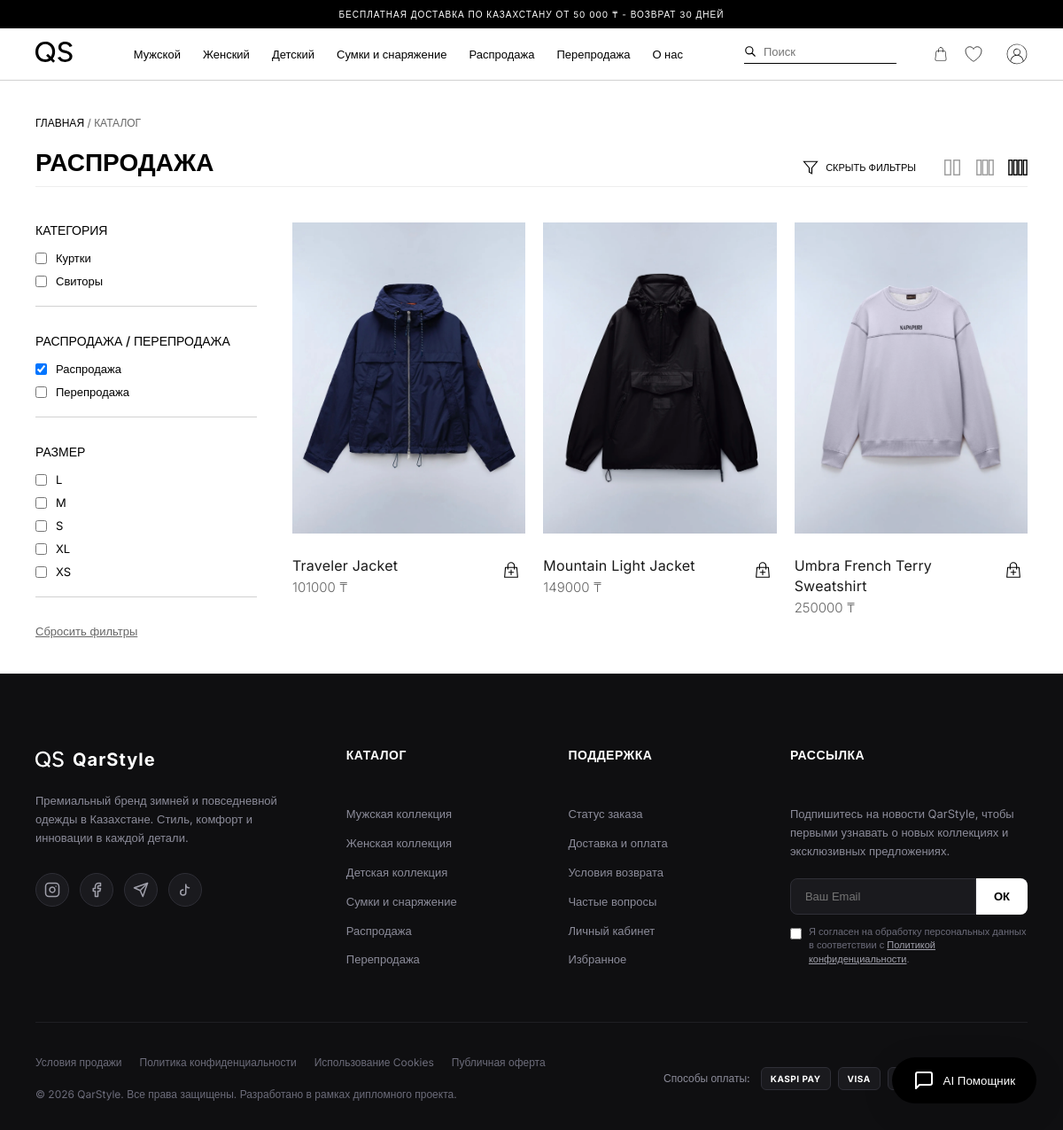
Before: /catalog/?sale=1 (signed in) with the older database file.
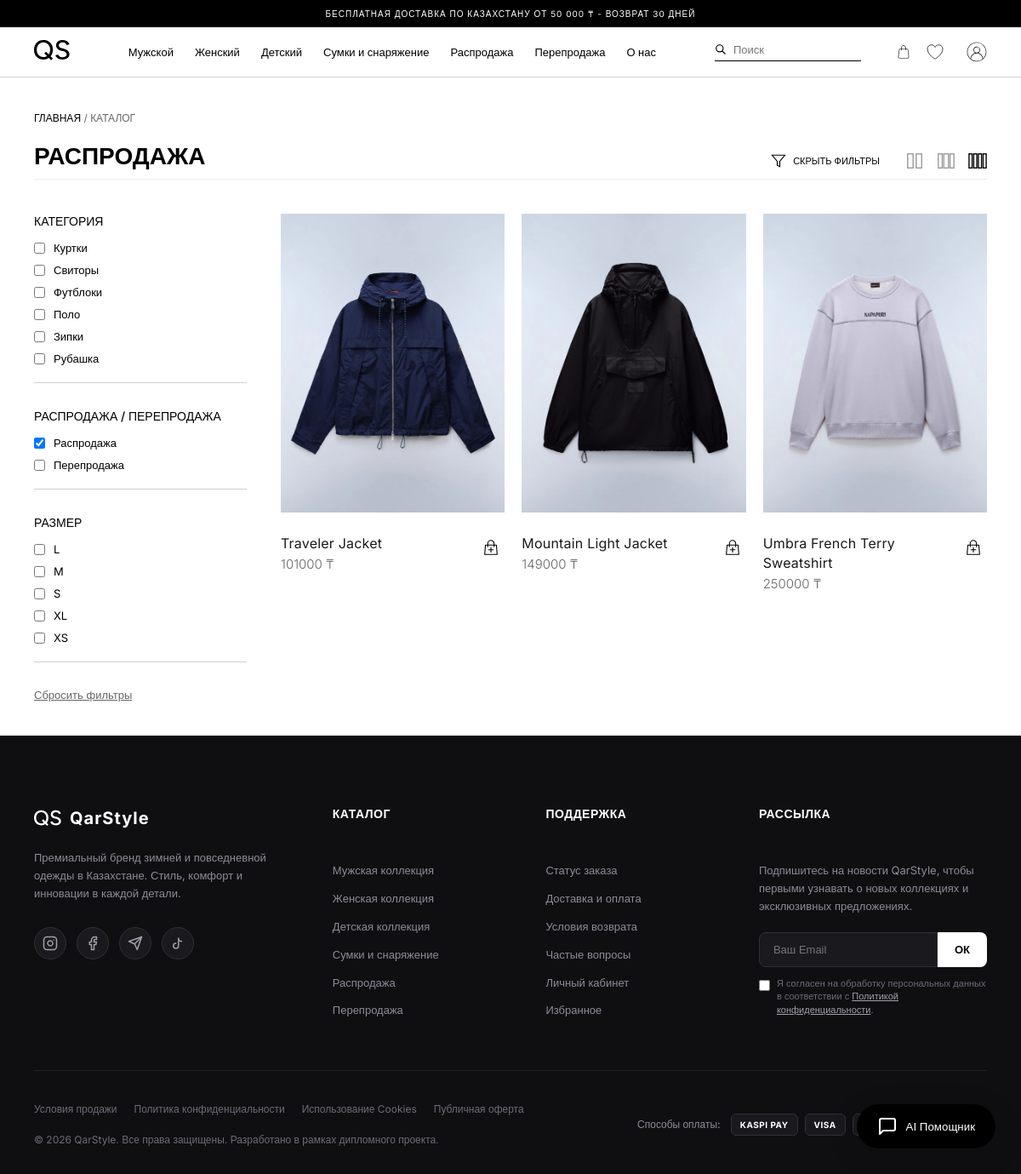
After: the same page with the newer database file.
### store/models.py (models this page shows, shortened)
class Category(models.Model):
    name = models.CharField(max_length=100, verbose_name="Название")
    slug = models.SlugField(unique=True, verbose_name="URL-имя")
    class Meta:
        verbose_name = "Категория"
        verbose_name_plural = "Категории"

class Size(models.Model):
    name = models.CharField(max_length=50, verbose_name="Размер")
    class Meta:
        verbose_name = "Размер"
        verbose_name_plural = "Размеры"

class Product(models.Model):
    department = models.ForeignKey(Department, on_delete=models.CASCADE, related_name='products', null=True, blank=True, verbose_name="Отдел")
    category = models.ForeignKey(Category, on_delete=models.CASCADE, related_name='products', verbose_name="Категория")
    name = models.CharField(max_length=200, verbose_name="Название")
    description = models.TextField(verbose_name="Описание", blank=True)
    price = models.DecimalField(max_digits=10, decimal_places=0, verbose_name="Цена (₸)")
    image = models.ImageField(upload_to='products/', verbose_name="Изображение", blank=True, null=True)
    original_color = models.ForeignKey(Color, on_delete=models.SET_NULL, null=True, blank=True, related_name='original_products', verbose_name="Цвет оригинала")
    available = models.BooleanField(default=True, verbose_name="В наличии")
    is_sale = models.BooleanField(default=False, verbose_name="Распродажа")
    is_resale = models.BooleanField(default=False, verbose_name="Перепродажа")
    class Meta:
        verbose_name = "Товар"
        verbose_name_plural = "Товары"

### store/views.py (the view)
# urls.py: path('catalog/', views.catalog, name='catalog'),
def catalog(request):
    categories = Category.objects.all()
    departments = Department.objects.all()
    sizes = Size.objects.filter(variants__stock__gt=0).distinct().order_by('name')
    products = Product.objects.filter(available=True).select_related('original_color').prefetch_related('variants__color', 'images__color')
    search_query = request.GET.get('q')
    if search_query:
        products = products.filter(name__icontains=search_query)
    department_slug = request.GET.get('department')
    if department_slug:
        products = products.filter(department__slug=department_slug)
    if request.GET.get('sale') == '1':
        products = products.filter(is_sale=True)
    if request.GET.get('resale') == '1':
        products = products.filter(is_resale=True)
    selected_categories = request.GET.getlist('category')
    if selected_categories:
        products = products.filter(category__id__in=selected_categories)
    selected_sizes = request.GET.getlist('size')
    if selected_sizes:
        products = products.filter(variants__size__id__in=selected_sizes, variants__stock__gt=0).distinct()
    favorite_ids = get_favorite_ids(request)
    products_list = list(products)
    _attach_card_colors(products_list)
    return render(request, 'store/catalog.html', {
        'products': products_list,
        'categories': categories,
        'departments': departments,
        'sizes': sizes,
        'selected_categories': [int(i) for i in selected_categories if i.isdigit()],
        'selected_sizes': [int(i) for i in selected_sizes if i.isdigit()],
        'selected_department': department_slug,
        'selected_sale': request.GET.get('sale') == '1',
        'selected_resale': request.GET.get('resale') == '1',
        'search_query': search_query or '',
        'favorite_ids': favorite_ids
    })

### store/context_processors.py (called while the page is built, shortened)
def cart_favorites_context(request):
    cart = request.session.get('cart', {})
    cart_count = sum(item.get('quantity', 1) for item in cart.values())
    favorites_count = 0
    if request.user.is_authenticated:
        try:
            favorite = Favorite.objects.get(user=request.user)
            favorites_count = favorite.products.filter(available=True).count()
        except Favorite.DoesNotExist:
            pass
    return {
        'cart_count': cart_count,
        'favorites_count': favorites_count
    }

### store/views.py (called while the page is built)
def get_favorite_ids(request):
    favorite = get_favorites(request)
    return list(favorite.products.values_list('id', flat=True))

def get_favorites(request):
    if request.user.is_authenticated:
        favorite, created = Favorite.objects.get_or_create(user=request.user)
    else:
        session_id = request.session.session_key
        if not session_id:
            request.session.create()
            session_id = request.session.session_key
        favorite, created = Favorite.objects.get_or_create(session_id=session_id)
    return favorite

### store/templates/store/catalog.html (shortened to what the changed rows need)
{% load static %}
<!DOCTYPE html>
<html lang="ru">
<head>
  <link rel="stylesheet" href="{% static 'store/styles.css' %}?v=26">
</head>
<body>
  <main class="catalog-page">
    <div class="catalog-header" style="display: flex; justify-content: space-between; align-items: flex-end; border-bottom: 1px solid #eee; padding-bottom: 10px;">
      <h1 style="margin-bottom: 0;">
      {% if selected_department == 'mens' %}
        Мужская верхняя одежда
      {% elif selected_department == 'womens' %}
        Женская верхняя одежда
      {% elif selected_department == 'kids' %}
        Детская верхняя одежда
      {% elif selected_department == 'bags-gear' %}
        Сумки и снаряжение
      {% elif selected_sale %}
        Распродажа
      {% elif selected_resale %}
        Перепродажа (Circular)
      {% elif search_query %}
        Результаты поиска для "{{ search_query }}"
      {% else %}
        Каталог товаров
      {% endif %}
      </h1>
    </div>
    <div class="catalog-layout">
      <form class="sidebar" method="GET" action="{% url 'catalog' %}" id="filter-form">
        <div class="filter-section">
          <div class="filter-list">
            {% for cat in categories %}
            <label>
              <input type="checkbox" name="category" value="{{ cat.id }}" {% if cat.id in selected_categories %}checked{% endif %} onchange="this.form.submit()">
              {{ cat.name }}
            </label>
            {% endfor %}
          </div>
        </div>
        <div class="filter-section">
          <div class="filter-list">
            {% for size in sizes %}
            <label>
              <input type="checkbox" name="size" value="{{ size.id }}" {% if size.id in selected_sizes %}checked{% endif %} onchange="this.form.submit()">
              {{ size.name }}
            </label>
            {% empty %}
            <span style="font-size:12px; color:var(--text-muted);">Нет доступных размеров</span>
            {% endfor %}
          </div>
        </div>
      </form>
      <div class="catalog-grid">
      {% for product in products %}
      <div class="product-card">
        <div class="image-wrapper">
          <a href="{% url 'product_detail' product.id %}" style="display: block; width: 100%; height: 100%;">
            <div class="card-slider-container" style="position:relative; width:100%; height:100%;">
              {% if product.image %}
                <img src="{{ product.image.url }}" data-color-id="{{ product.original_color_id|default:'original' }}" alt="{{ product.name }}" class="product-image active">
              {% endif %}
            </div>
          </a>
        </div>
        <div class="product-info">
          <div class="product-details">
            <h3><a href="{% url 'product_detail' product.id %}" style="text-decoration:none; color:inherit;">{{ product.name }}</a></h3>
            <span class="price">{{ product.price }} ₸</span>
          </div>
          <form method="POST" action="{% url 'add_to_cart' product.id %}" style="margin:0;">
            <button type="submit" class="cart-btn" aria-label="Добавить в корзину">
              <svg viewBox="0 0 24 24" fill="none" stroke="currentColor" stroke-width="1.5" width="20" height="20">
                <path stroke-linecap="round" stroke-linejoin="round" d="M16 11V7a4 4 0 00-8 0v4M5 9h14l1 12H4L5 9z" />
                <path stroke-linecap="round" stroke-linejoin="round" d="M9 15h6m-3-3v6" />
              </svg>
            </button>
          </form>
        </div>
      </div>
      {% empty %}
      <p style="text-align:center; width:100%; grid-column: 1 / -1;">В этой категории пока нет товаров.</p>
      {% endfor %}
      </div>
    </div>
  </main>
</body>
</html>

Changed rows visible on the page:
added Category: name "Футблоки"
added Category: name "Поло"
added Category: name "Зипки"
added Category: name "Рубашка"
